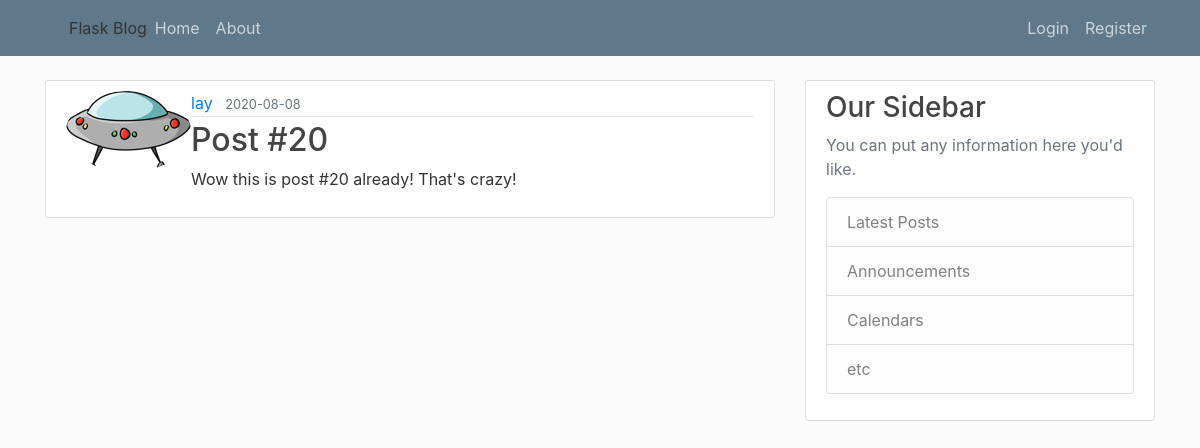
/post/11, run on the app's committed database.
### flaskblog/models.py (models this page shows, shortened)
class User(db.Model, UserMixin):
    id = db.Column(db.Integer, primary_key=True)
    username = db.Column(db.String(20), unique=True, nullable=False)
    email = db.Column(db.String(120), unique=True, nullable=False)
    image_file = db.Column(db.String(20),
                           nullable=False,
                           default='default.jpg')
    password = db.Column(db.String(60), nullable=False)
    posts = db.relationship('Post', backref='author', lazy=True)

class Post(db.Model):
    id = db.Column(db.Integer, primary_key=True)
    title = db.Column(db.String(100), nullable=False)
    date_posted = db.Column(db.DateTime,
                            nullable=False,
                            default=datetime.utcnow)
    content = db.Column(db.Text, nullable=False)
    user_id = db.Column(db.Integer, db.ForeignKey('user.id'), nullable=False)

### flaskblog/routes.py (the view)
@app.route("/post/<int:post_id>")
def post(post_id):
    post = Post.query.get_or_404(post_id)
    return render_template('post.html', title=post.title, post=post)

### flaskblog/templates/post.html (shortened to what this page needs)
{% extends "layout.html" %}
{% block content %}
    <article class="media content-section">
        <img class="rounded-circle articl-img" src="{{ url_for('static', filename='profile_pics/' + post.author.image_file) }}">
        <div class="media-body">
            <div class="article-metadata">
                <a class="mr-2" href="{{ url_for('user_posts', username=post.author.username) }}">{{ post.author.username }}</a>
                <small class="text-muted">{{ post.date_posted.strftime('%Y-%m-%d') }}</small>
            </div>
            <h2 class="article-title">{{ post.title }}</h2>
            <p class="article-content">{{ post.content }}</p>
        </div>
    </article>
{% endblock content %}

### flaskblog/static/main.css (style rules this page uses)
body { background: #fafafa; color: #333333; margin-top: 5rem; }
h1, h2, h3, h4, h5, h6 { color: #444444; }
.content-section { background: #ffffff; padding: 10px 20px; border: 1px solid #dddddd; border-radius: 3px; margin-bottom: 20px; }
.article-title { color: #444444; }
.article-content { white-space: pre-line; }
.article-metadata { padding-bottom: 1px; margin-bottom: 4px; border-bottom: 1px solid #e3e3e3 }

### data on the page
User: image_file (picture), author.username "lay"
Post: date_posted "2020-08-08", title "Post #20", content "Wow this is post #20 already! That's crazy!"
